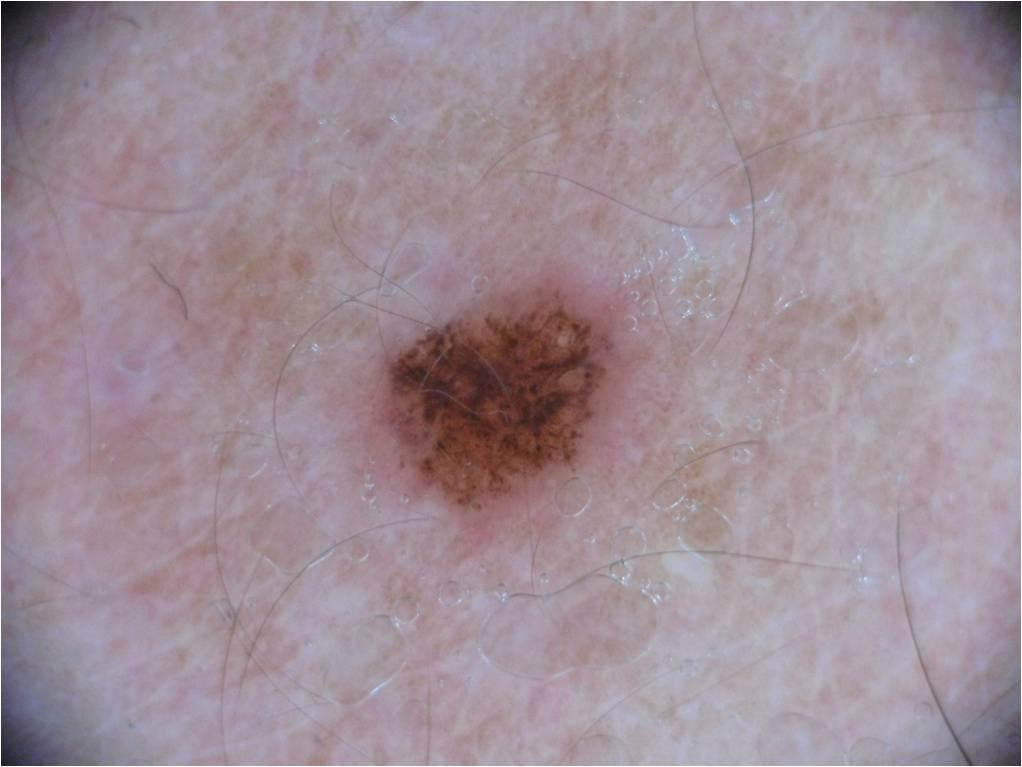
#> input picture lab03/Edge_Detection_Skin-Lesion/data/raw/bkl/bkl_01.jpg, 1022 x 767 px; its folder holds only this picture in this run; the run also reads 4 pictures not shown here
$ jupyter execute --allow-errors Lab_Task_03_FA23_BAI_004.ipynb   (shell and % lines are left out)   (older library calls are emulated)
#> lines starting #> are read from the running program, lines starting #| are printed output that depends on the picture; after the words box and inside, x2 and y2 are one past the last pixel; in counts of white or black regions, pixels touching at a corner belong together
# Lab 03: Edge Detection Techniques and Their Impact on Classification Performance

**Course:** Computer Vision
**Student ID:** FA23-BAI-004
**Dataset:** HAM10000 / ISIC Dermatoscopy Dataset (Melanocytic Nevi, Melanoma, Benign Keratosis)
**Environment:** Local Python & Google Colab Compatible

---

## 1. Objectives
The objectives of this laboratory are:
- Understand the mathematical and operational principles of spatial-domain edge detection.
- Implement and analyze First-Order edge detectors (Sobel $G_x$, $G_y$, Magnitude, and Prewitt).
- Implement and analyze Second-Order edge detectors (Laplacian, Laplacian of Gaussian - LoG).
- Implement and analyze Multi-Stage edge detection via Canny's algorithm.
- Study the vulnerability of edge operators under artificial Gaussian and Salt-and-Pepper noise.
- Evaluate the restorative effects of Gaussian smoothing and Median filtering on edge maps.
- Systematically optimize Canny hysteresis thresholds and kernel smoothing parameters.
- Conduct a rigorous cross-lab comparative evaluation (Set A: Raw, Set B: Filtered, Set C: Edge) across multiple machine learning and deep learning classifiers (SVM, Random Forest, KNN, Simple CNN, and Transfer Learning CNN).
- Analyze the information loss inherent in edge representations and discuss why deep neural networks prefer raw or filtered inputs over handcrafted edge maps.

### Environment Setup and Library Imports

[cell 1]
# Colab compatibility: install dependencies if running in Colab

import os
import glob
import time
import json
import random
import numpy as np
import pandas as pd
import cv2
import matplotlib.pyplot as plt
import seaborn as sns

from sklearn.model_selection import train_test_split
from sklearn.svm import SVC
from sklearn.ensemble import RandomForestClassifier
from sklearn.neighbors import KNeighborsClassifier
from sklearn.metrics import accuracy_score, precision_score, recall_score, f1_score, confusion_matrix

import torch
import torch.nn as nn
import torch.optim as optim
from torch.utils.data import TensorDataset, DataLoader
import torchvision.models as models

# Enforce deterministic behavior and suppress duplicate library warnings
SEED = 42
random.seed(SEED)
np.random.seed(SEED)
torch.manual_seed(SEED)
#> (this line was passed over: torch is not available in this run)
os.environ["KMP_DUPLICATE_LIB_OK"] = "TRUE"

#> (the rest of this cell did not finish here and is left out)

## 2. Dataset Setup
We utilize dermatoscopic images representing three clinically distinct skin lesion classes from the benchmark HAM10000 / ISIC dataset:
1. **`mel`**: Melanoma (malignant)
2. **`nv`**: Melanocytic Nevi (benign)
3. **`bkl`**: Benign Keratosis (benign)

[cell 2]
DATA_RAW = os.path.join("data", "raw")
CLASS_MAP = {
    "bkl": "Benign Keratosis",
    "mel": "Melanoma",
    "nv": "Melanocytic Nevi"
}
CLASSES = sorted(list(CLASS_MAP.keys()))

print("Available Classes:")
for cls in CLASSES:
    cls_folder = os.path.join(DATA_RAW, cls)
    n_imgs = len(glob.glob(os.path.join(cls_folder, "*.jpg"))) if os.path.exists(cls_folder) else 0
    print(f" - {cls} ({CLASS_MAP[cls]}): {n_imgs} images")
#> pass 2 of the loop `for cls in CLASSES:`:
#> pass 2 of the loop `for cls in CLASSES:`:

## 3. Task 1: Comparative Edge Detection

### Theory and Operators:
1. **Sobel Operator:** Employs $3\times 3$ convolution kernels with distance-weighted smoothing orthogonal to the derivative direction:
   $$K_x = \begin{bmatrix} -1 & 0 & 1 \\ -2 & 0 & 2 \\ -1 & 0 & 1 \end{bmatrix}, \quad K_y = \begin{bmatrix} -1 & -2 & -1 \\ 0 & 0 & 0 \\ 1 & 2 & 1 \end{bmatrix}$$
   The gradient magnitude is computed as:
   $$|\nabla I| = \sqrt{G_x^2 + G_y^2}$$

2. **Prewitt Operator:** Similar to Sobel but uses uniform weighting:
   $$P_x = \begin{bmatrix} -1 & 0 & 1 \\ -1 & 0 & 1 \\ -1 & 0 & 1 \end{bmatrix}, \quad P_y = \begin{bmatrix} -1 & -1 & -1 \\ 0 & 0 & 0 \\ 1 & 1 & 1 \end{bmatrix}$$

3. **Laplacian Operator (2nd Order):** Measures the second spatial derivative (curvature):
   $$\nabla^2 I = \frac{\partial^2 I}{\partial x^2} + \frac{\partial^2 I}{\partial y^2}, \quad L = \begin{bmatrix} 0 & 1 & 0 \\ 1 & -4 & 1 \\ 0 & 1 & 0 \end{bmatrix}$$

4. **Laplacian of Gaussian (LoG):** Pre-smoothes the image with a 2D Gaussian before applying the Laplacian to avoid unconstrained noise amplification:
   $$LoG(x, y) = -\frac{1}{\pi \sigma^4} \left(1 - \frac{x^2+y^2}{2\sigma^2}\right) e^{-\frac{x^2+y^2}{2\sigma^2}}$$

5. **Canny Multi-Stage Operator:** Comprises 5 distinct stages:
   1. Gaussian Filtering
   2. Intensity Gradient Calculation
   3. Non-Maximum Suppression (thinning to single-pixel width)
   4. Double Thresholding (hysteresis low and high thresholds)
   5. Edge Tracking by Hysteresis (connectivity analysis)

[cell 3]
def load_grayscale(img_path, size=(224, 224)):
#> called with img_path = 'data/raw/bkl/bkl_01.jpg', size = (224, 224)
    img = cv2.imread(img_path)
#> img is the input picture: shape (767, 1022, 3); mean B, G, R 151.5, 142.2, 159.5
    if img is None:
        raise ValueError(f"Could not load {img_path}")
    img = cv2.resize(img, size)
#> img: shape (224, 224, 3)
    gray = cv2.cvtColor(img, cv2.COLOR_BGR2GRAY)
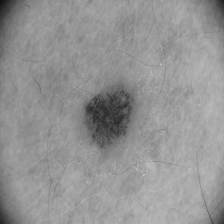
#> gray: shape (224, 224); min 13, max 211, mean 147.8
    return img, gray

def sobel_detect(gray):
    sobel_x = cv2.Sobel(gray, cv2.CV_64F, 1, 0, ksize=3)
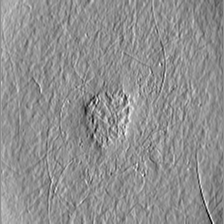
#> sobel_x: shape (224, 224) float64; min -189, max 147, mean 1.1; drawn with min black and max white
    sobel_y = cv2.Sobel(gray, cv2.CV_64F, 0, 1, ksize=3)
    magnitude = np.sqrt(sobel_x**2 + sobel_y**2)
    sobel_x_norm = cv2.normalize(np.abs(sobel_x), None, 0, 255, cv2.NORM_MINMAX).astype(np.uint8)
    sobel_y_norm = cv2.normalize(np.abs(sobel_y), None, 0, 255, cv2.NORM_MINMAX).astype(np.uint8)
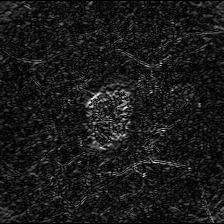
#> sobel_y_norm: shape (224, 224); min 0, max 255, mean 25
    mag_norm = cv2.normalize(magnitude, None, 0, 255, cv2.NORM_MINMAX).astype(np.uint8)
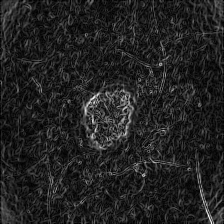
#> mag_norm: shape (224, 224); min 0, max 255, mean 33.9
    return sobel_x_norm, sobel_y_norm, mag_norm

def prewitt_detect(gray):
    kx = np.array([[-1, 0, 1], [-1, 0, 1], [-1, 0, 1]], dtype=np.float32)
    ky = np.array([[-1, -1, -1], [0, 0, 0], [1, 1, 1]], dtype=np.float32)
    px = cv2.filter2D(gray, cv2.CV_64F, kx)
    py = cv2.filter2D(gray, cv2.CV_64F, ky)
    mag = np.sqrt(px**2 + py**2)
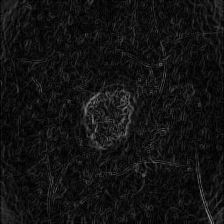
#> mag: shape (224, 224) float64; min 0, max 144, mean 18.6
    return cv2.normalize(mag, None, 0, 255, cv2.NORM_MINMAX).astype(np.uint8)

def laplacian_detect(gray):
    lap = cv2.Laplacian(gray, cv2.CV_64F, ksize=3)
    return cv2.normalize(np.abs(lap), None, 0, 255, cv2.NORM_MINMAX).astype(np.uint8)

def log_detect(gray, ksize=5, sigma=1.0):
#> called with ksize = 5, sigma = 1
    blurred = cv2.GaussianBlur(gray, (ksize, ksize), sigma)
    lap = cv2.Laplacian(blurred, cv2.CV_64F, ksize=3)
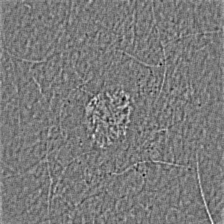
#> lap: shape (224, 224) float64; min -60, max 64, mean 0.1; drawn with min black and max white
    return cv2.normalize(np.abs(lap), None, 0, 255, cv2.NORM_MINMAX).astype(np.uint8)

def canny_detect(gray, low=50, high=150, ksize=3):
#> called with low = 50, high = 150, ksize = 3
    if ksize > 3:
        blurred = cv2.GaussianBlur(gray, (ksize, ksize), 0)
        return cv2.Canny(blurred, low, high)
    return cv2.Canny(gray, low, high)
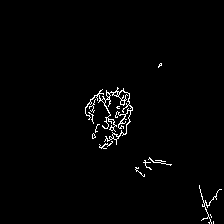
#> returned value: shape (224, 224); 1.6% white in thin lines or dots, all inside (x1, y1, x2, y2) = (85, 63, 222, 224)
#> the loop `for col, (im, title, cmap) in enumerate(col_data):` made 6 passes
#> pass 2 of the loop `for row, cls in enumerate(CLASSES):`:
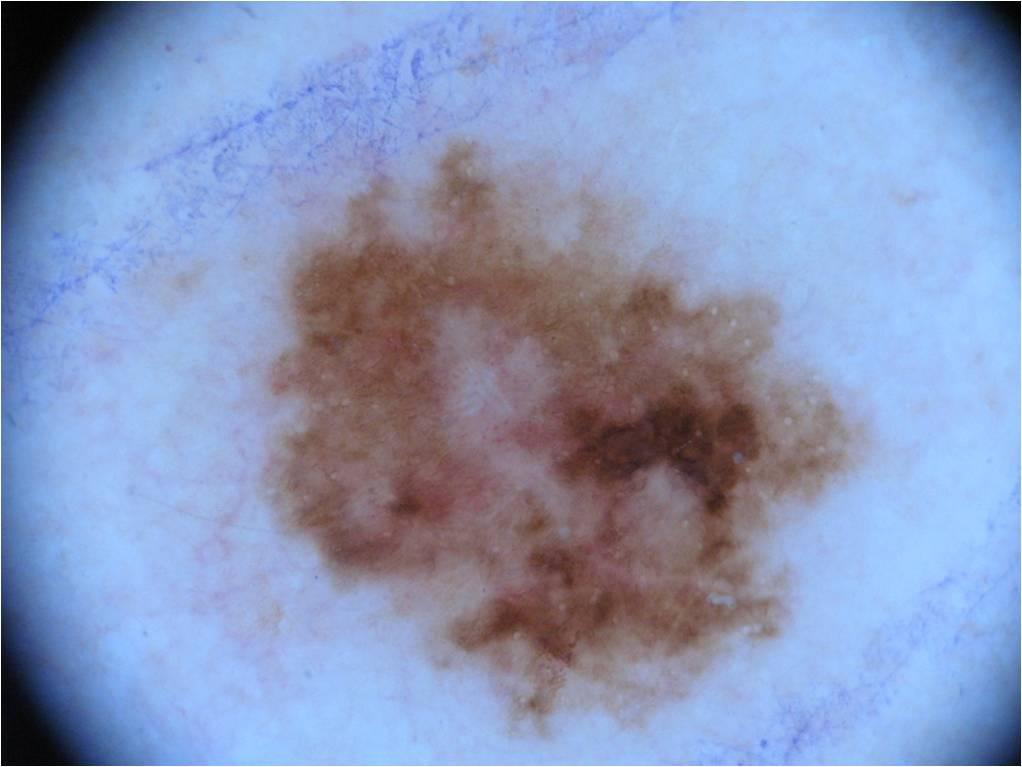
#> input picture lab03/Edge_Detection_Skin-Lesion/data/raw/mel/mel_01.jpg, 1022 x 767 px
#> in load_grayscale, img is the input picture: shape (767, 1022, 3); mean B, G, R 187.6, 150.8, 136.1
#> img: shape (224, 224, 3)
#> in log_detect (call 2), `lap = cv2.Laplacian(blurred, cv2.CV_64F, ksize=3)`:
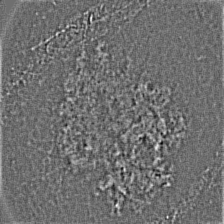
#> lap: shape (224, 224) float64; min -50, max 64, mean 0.1; drawn with min black and max white
#> in canny_detect (call 2), `return cv2.Canny(gray, low, high)`:
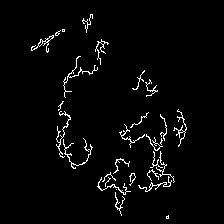
#> returned value: shape (224, 224); 2.9% white in thin lines or dots, all inside (x1, y1, x2, y2) = (31, 14, 187, 219)
#> the loop `for col, (im, title, cmap) in enumerate(col_data):` made 6 passes

### Task 1: Comparative Visualization
Displaying: **Original Image → Sobel → Prewitt → Laplacian → LoG → Canny** across representative images from each class.

[cell 4]
rep_images = {}
for cls in CLASSES:
    f_list = glob.glob(os.path.join(DATA_RAW, cls, "*.jpg"))
    if f_list:
        rep_images[cls] = f_list[0]

fig, axes = plt.subplots(len(CLASSES), 6, figsize=(18, 3.2 * len(CLASSES)))
#> (the rest of this cell did not finish here and is left out)

### First-Order Components: $G_x$, $G_y$, and Combined Gradient Magnitude

[cell 5]
fig, axes = plt.subplots(1, 4, figsize=(16, 4))
bgr, gray = load_grayscale(rep_images['mel'])
rgb = cv2.cvtColor(bgr, cv2.COLOR_BGR2RGB)
gx, gy, gmag = sobel_detect(gray)

axes[0].imshow(rgb)
axes[0].set_title("Original (Melanoma)", fontweight="bold")
axes[0].axis("off")

axes[1].imshow(gx, cmap="gray")
axes[1].set_title("Sobel Horizontal $G_x$ (Vertical Edges)", fontweight="bold")
axes[1].axis("off")

axes[2].imshow(gy, cmap="gray")
axes[2].set_title("Sobel Vertical $G_y$ (Horizontal Edges)", fontweight="bold")
axes[2].axis("off")

axes[3].imshow(gmag, cmap="gray")
axes[3].set_title("Sobel Gradient Magnitude", fontweight="bold")
axes[3].axis("off")

plt.tight_layout()
plt.show()

## 4. Task 2: Effect of Noise on Edge Detection
We evaluate how additive Gaussian noise and impulse Salt-and-Pepper noise degrade edge detection, and whether Gaussian or Median filtering can recover the authentic boundaries.

[cell 6]
def add_gaussian_noise(image, mean=0, var=0.02):
#> called with mean = 0, var = 0.02
    sigma = (var ** 0.5) * 255
    gauss = np.random.normal(mean, sigma, image.shape)
    return np.clip(image.astype(np.float64) + gauss, 0, 255).astype(np.uint8)
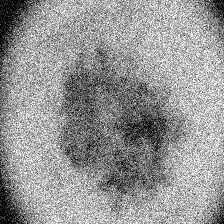
#> returned value: shape (224, 224); min 0, max 255, mean 149.5

def add_salt_and_pepper_noise(image, amount=0.06, s_vs_p=0.5):
#> called with amount = 0.06, s_vs_p = 0.5
    noisy = image.copy()
    num_salt = np.ceil(amount * image.size * s_vs_p)
#> num_salt = 1506
    num_pepper = np.ceil(amount * image.size * (1.0 - s_vs_p))
#> num_pepper = 1506
    coords = [np.random.randint(0, i - 1, int(num_salt)) for i in image.shape]
    noisy[tuple(coords)] = 255
    coords = [np.random.randint(0, i - 1, int(num_pepper)) for i in image.shape]
    noisy[tuple(coords)] = 0
    return noisy

test_bgr, test_gray = load_grayscale(rep_images['mel'])
noisy_gauss = add_gaussian_noise(test_gray, var=0.02)
noisy_sp = add_salt_and_pepper_noise(test_gray, amount=0.06)

gauss_filtered = cv2.GaussianBlur(noisy_gauss, (5, 5), 1.0)
median_filtered = cv2.medianBlur(noisy_sp, 5)
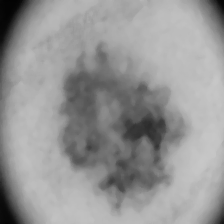
#> median_filtered: shape (224, 224); min 2, max 199, mean 150.1

fig, axes = plt.subplots(4, 5, figsize=(18, 14))
eval_rows = [
    ("Clean", test_gray),
    ("Gaussian Noise", noisy_gauss),
    ("Salt and Pepper Noise", noisy_sp),
    ("Preprocessed", gauss_filtered)
]

for row_idx, (rname, inp) in enumerate(eval_rows):
    _, _, sob = sobel_detect(inp)
    prew = prewitt_detect(inp)
    lap = laplacian_detect(inp)
    can = canny_detect(inp, 50, 150)

    items = [
        (inp, f"{rname} Input"),
        (sob, f"Sobel ({rname})"),
        (prew, f"Prewitt ({rname})"),
        (lap, f"Laplacian ({rname})"),
        (can, f"Canny ({rname})")
    ]
    for c_idx, (m_img, m_title) in enumerate(items):
        ax = axes[row_idx, c_idx]
        ax.imshow(m_img, cmap="gray")
        ax.set_title(m_title, fontsize=10, fontweight="bold")
        ax.axis("off")
#> this loop made 4 passes
#> pass 2, in sobel_detect (call 5), `sobel_y = cv2.Sobel(gray, cv2.CV_64F, 0, 1, ksize=3)`:
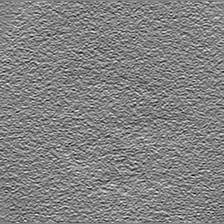
#> sobel_y: shape (224, 224) float64; min -512, max 489, mean 0.6; drawn with min black and max white

plt.tight_layout()
plt.show()

### Table 1: Effect of Noise and Preprocessing on Edge Detection

[cell 7]
with open("table_1.json", "r") as f:
#> (reads lab03/Edge_Detection_Skin-Lesion/table_1.json from the repository)
    t1_data = json.load(f)
pd.DataFrame(t1_data)

## 5. Task 3: Parameter Analysis of Canny Edge Detection
We evaluate four specific configurations to inspect the sensitivity of edge continuity and spurious noise edges:
- **Canny-1:** Low=30, High=100, Kernel Size=3x3 (Permissive)
- **Canny-2:** Low=50, High=150, Kernel Size=3x3 (Balanced - Recommended)
- **Canny-3:** Low=100, High=200, Kernel Size=3x3 (Conservative)
- **Canny-4:** Low=50, High=150, Kernel Size=5x5 (Heavy Smoothing)

[cell 8]
with open("table_2.json", "r") as f:
#> (reads lab03/Edge_Detection_Skin-Lesion/table_2.json from the repository)
    t2_data = json.load(f)
df_t2 = pd.DataFrame(t2_data)
display(df_t2)

# Display Canny Parameter Grid
fig, axes = plt.subplots(1, 4, figsize=(18, 4.5))
for i, row in df_t2.iterrows():
    c_edge = canny_detect(test_gray, low=int(row["Low Threshold"]), high=int(row["High Threshold"]), ksize=int(row["Kernel Size"][0]))
    axes[i].imshow(c_edge, cmap="gray")
    axes[i].set_title(f"{row['Configuration']}: L={row['Low Threshold']}, H={row['High Threshold']}, K={row['Kernel Size']}\nEdges: {row['Number of Detected Edges']:,}", fontweight="bold")
    axes[i].axis("off")
plt.tight_layout()
plt.show()

## 6. Tasks 4 & 5: Classification Performance Comparison (Cross-Lab)
We prepare three versions of the dataset:
- **Set A — Raw Images:** Original unfiltered images (from Lab 01).
- **Set B — Filtered Images:** Gaussian-filtered images ($5\times 5$, best preprocessing from Lab 02).
- **Set C — Edge Images:** Canny edge maps using Canny-2 (best detector from Lab 03).

All models are trained and tested on the exact same stratified 80/20 train/test split.

[cell 9]
with open("table_3.json", "r") as f:
#> (reads lab03/Edge_Detection_Skin-Lesion/table_3.json from the repository)
